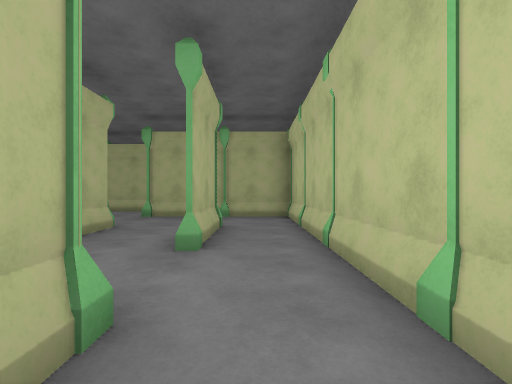
view 1 (above)

24 first-person views from a walk through a 3-D level made in the Unity game engine. The camera is 1.3 m above the floor, looks level and sees 85° across. The floor is counted in squares, 2 m on a side. Each view is taken from the middle of a square. On the plan, view 1 faces up. The plan holds only what a view shows up to about 9 squares ahead; the rest is blank. The place goes on beyond the plan. The player character is not drawn.

view 2
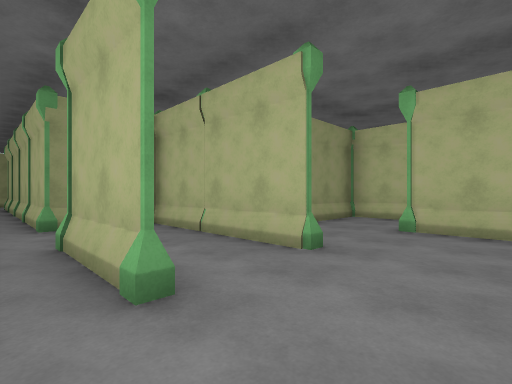

view 3
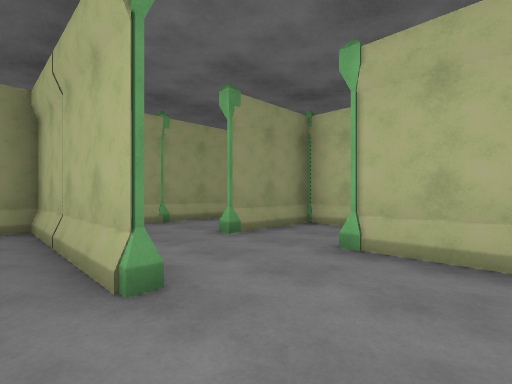

view 4
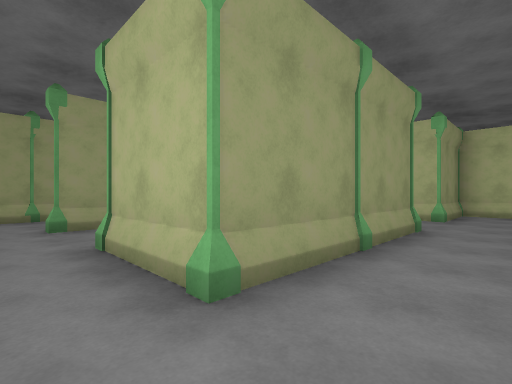

view 5
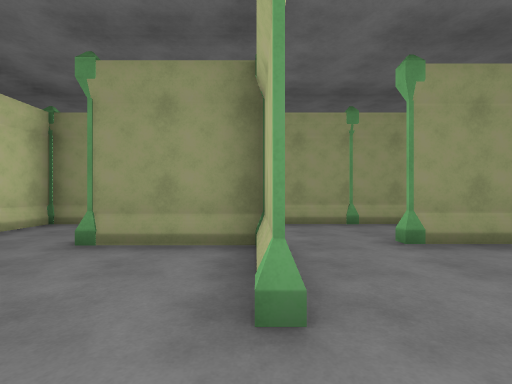

view 6
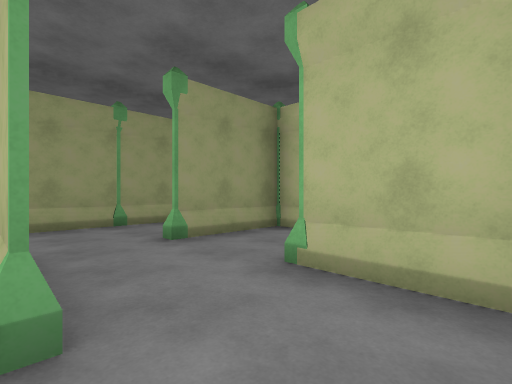

view 7
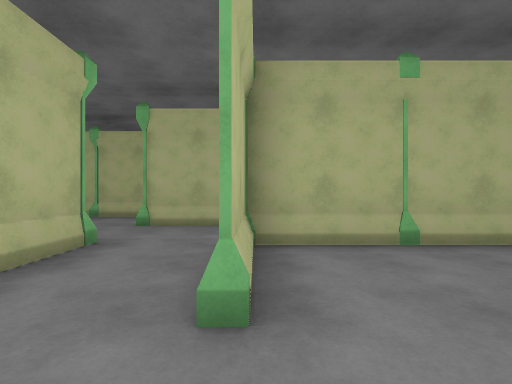

view 8
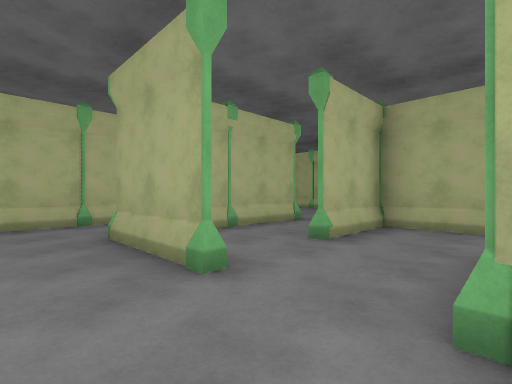

view 9
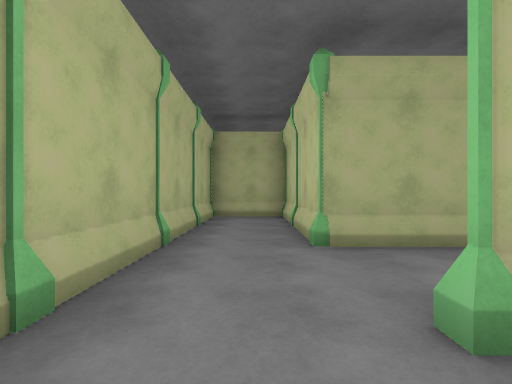

view 10
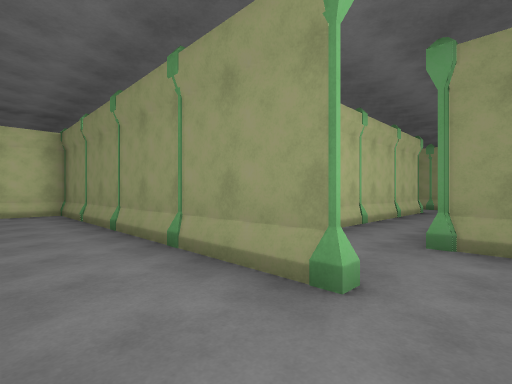

view 11
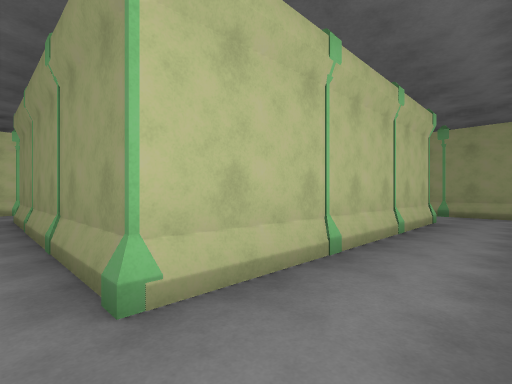

view 12
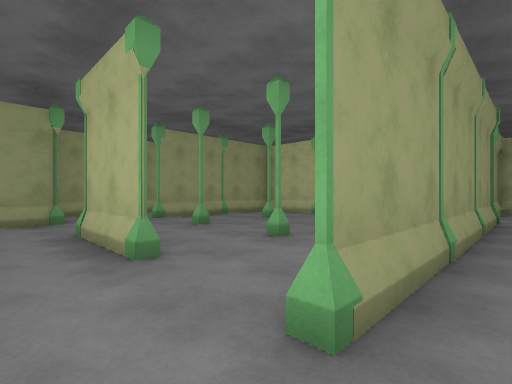

view 13
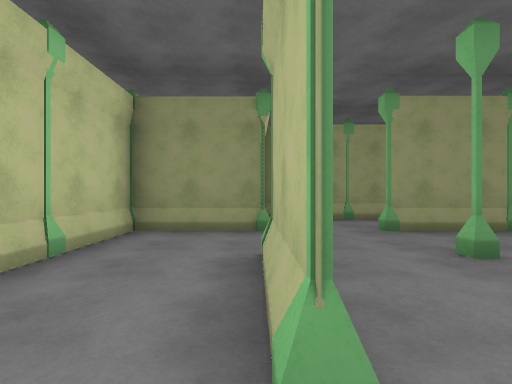

view 14
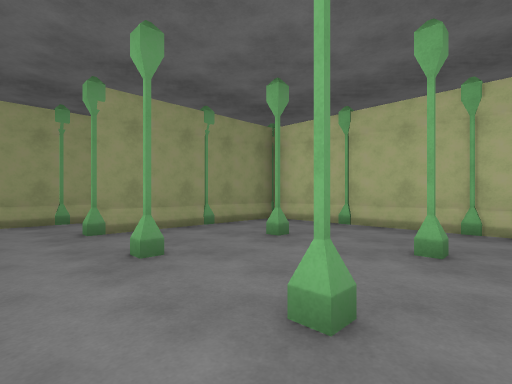

view 15
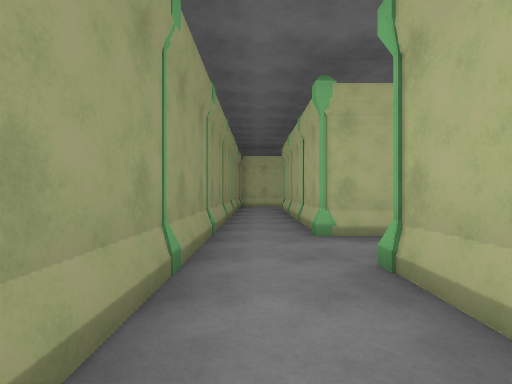

view 16
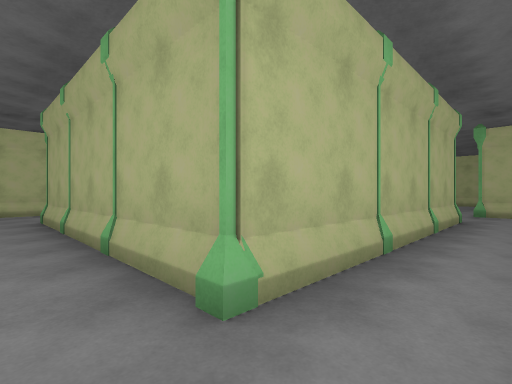

view 17
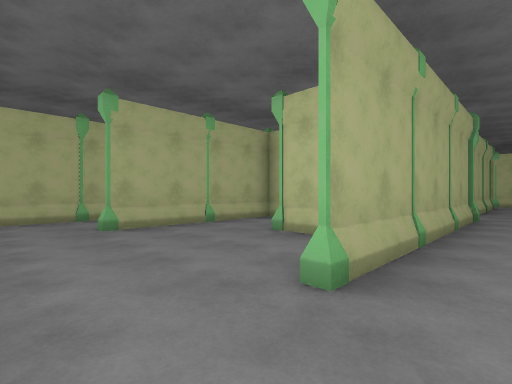

view 18
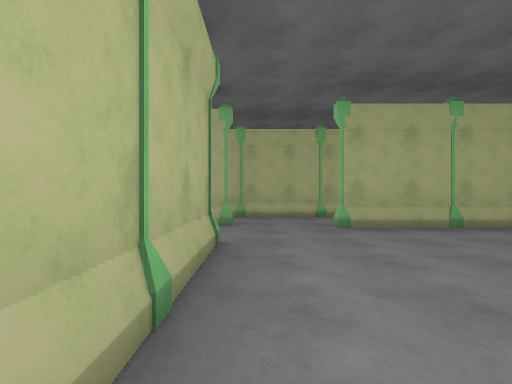

view 19
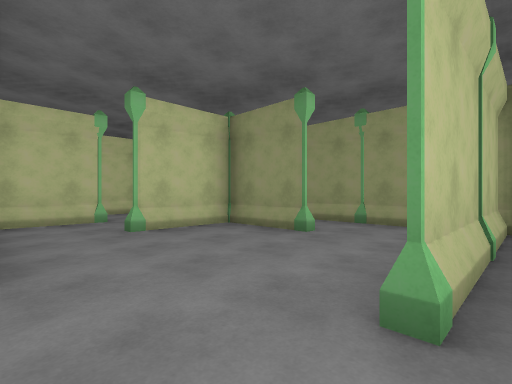

view 20
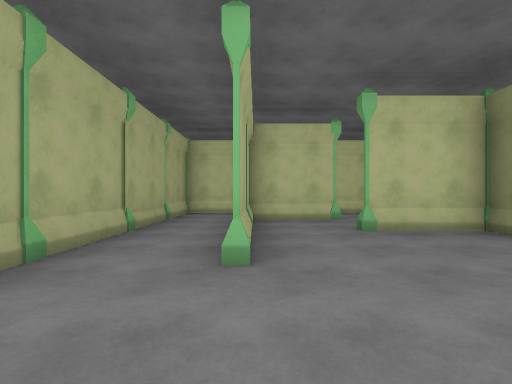

view 21
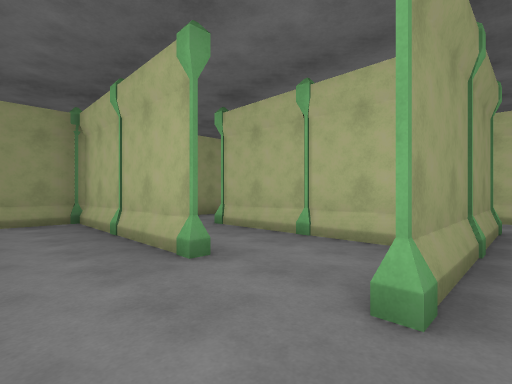

view 22
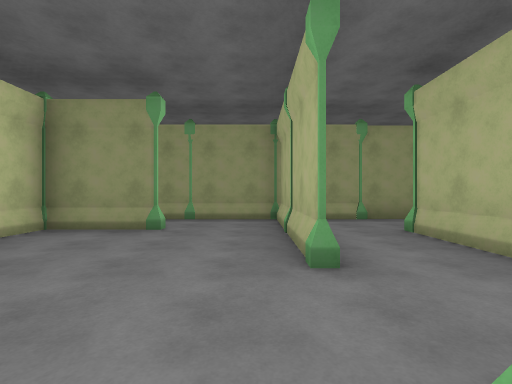

view 23
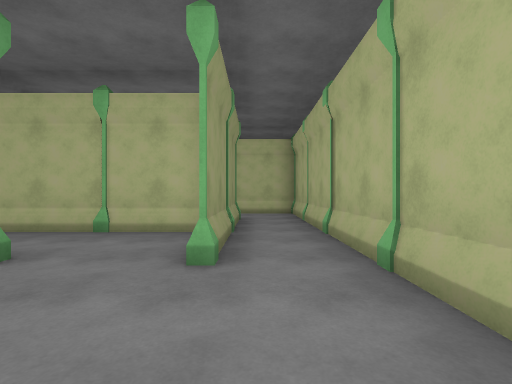

view 24
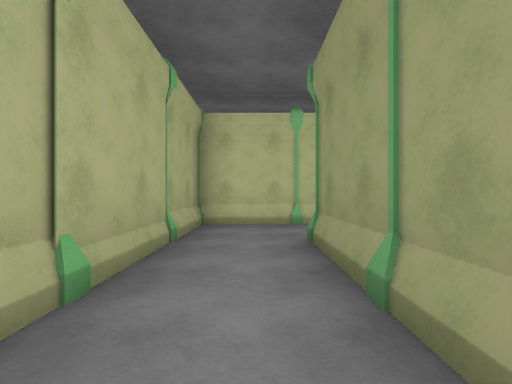

### Floor plan
Key: @ floor where view 1 was taken; # wall or solid block; . floor; P pillar; O other object.
Columns run from 24 left of view 1 to 1 right of it. Each row starts with its distance up from view 1.
 12            #
 11           #P#
 10            ..
  9            #.P# .....
  8            P##.P#P#P..####
  7            #.P.#...#.P.P.O
  6            #.#.#.P.P.....#
  5            P.P.P.#...P.P.P
  4            #.#...P...#.#.#
  3            P.P#P.##P.O.P.P
  2            #.........#...#
  1            P.P#P#P#P#P#P.P
  0             ...........#@
 -1 ###P#P#P#P#P#P.P#P#P#P.P.
 -2 P###P........#.#.......#.
 -3 ###....P#P#P.P.P.P.P.P.P
 -4   #.P......# #.#.....#.#
 -5   P.#....P.P P.P.P.P.P.P
 -6   #.#....#...#.#.......#
 -7   P.P..P#P#P#P.P#P#P.P#P
 -8   ..#................
 -9  #P##P#P#O#O#P#P# #P#O

Positions as (right, up) in squares from view 1, and headings:
1: (0, 0), facing up
2: (0, 7), facing down-left
3: (-2, 7), facing down-left
4: (-4, 9), facing down-left
5: (-7, 7), facing down
6: (-7, 7), facing down-left
7: (-9, 4), facing up
8: (-7, 2), facing up-left
9: (-12, 0), facing up
10: (-12, 3), facing down-right
11: (-11, 0), facing down-right
12: (-2, 0), facing down-left
13: (-3, -2), facing down
14: (-4, -2), facing down-left
15: (-7, -8), facing left
16: (-10, -8), facing up-left
17: (-19, -8), facing up-right
18: (-19, -8), facing up
19: (-20, -3), facing down-right
20: (-20, -3), facing right
21: (-18, -2), facing down-left
22: (-19, -2), facing down
23: (-17, -2), facing left
24: (-17, -2), facing right
